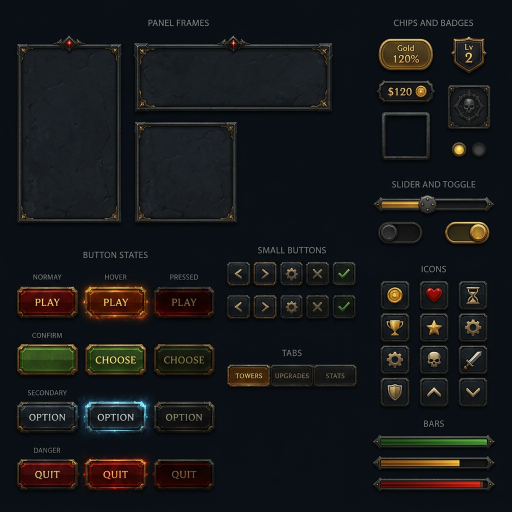
#> input picture src/assets/ui-kit/warcraft-kit-v1.png, 1024 x 1024 px, found by its file name (shown at 1/2 size)
$ python slice_kit.py src/assets/ui-kit/warcraft-kit-v1.png
#> lines starting #> are read from the running program, lines starting #| are printed output that depends on the picture; after the words box and inside, x2 and y2 are one past the last pixel; in counts of white or black regions, pixels touching at a corner belong together
"""Slice the generated Warcraft-style UI kit sheet into individual assets.

Usage: python tools/ui-kit/slice_kit.py src/assets/ui-kit/warcraft-kit-v1.png
Writes PNGs to public/assets/ui/kit/. Buttons get their baked-in label erased by
stretching a text-free column across the middle, so they can be used as 9-slice.
"""
import sys
from pathlib import Path
from PIL import Image, ImageChops

SRC = Path(sys.argv[1])
OUT = Path('public/assets/ui/kit')
OUT.mkdir(parents=True, exist_ok=True)
im = Image.open(SRC).convert('RGB')
#> im is the input picture: PIL image 1024x1024 RGB; mean R, G, B 22.8, 24.2, 25.8
BG = im.getpixel((5, 5))
#> BG = (9, 15, 21)

GLOW = 12  # px of glow kept around a button body on the common canvas

def with_alpha(rgb, core_rect=None, k=3):
    global BG
    """Turn the flat sheet background into transparency. Pixels inside core_rect
    stay opaque; outside, alpha grows with the distance from the background color."""
    px = rgb.load()
    out = Image.new('RGBA', rgb.size)
    op = out.load()
    w, h = rgb.size
    for y in range(h):
        for x in range(w):
            r, g, b_ = px[x, y]
            d = max(abs(r - BG[0]), abs(g - BG[1]), abs(b_ - BG[2]))
            inside = core_rect and core_rect[0] <= x < core_rect[2] and core_rect[1] <= y < core_rect[3]
            a = 255 if inside else min(255, d * k)
            op[x, y] = (r, g, b_, a)
    return out

def bbox(region, thr=14, pad=3):
#> called with region = (115, 65, 160, 100), thr = 14, pad = 1
    x0, y0, x1, y1 = region
    crop = im.crop(region)
    diff = ImageChops.difference(crop, Image.new('RGB', crop.size, BG)).convert('L')
    diff = diff.point(lambda v: 255 if v > thr else 0)
#> diff: PIL image 45x35 L; 33.7% white; 9 white regions (8 under 20 px), largest, box (x1, y1, x2, y2) and area: (0, 6, 45, 35) 491
    b = diff.getbbox()
#> b = (0, 6, 45, 35)
    if not b:
        raise SystemExit(f'empty region {region}')
    return (x0 + b[0] - pad, y0 + b[1] - pad, x0 + b[2] + pad, y0 + b[3] + pad)

def save(name, region, alpha=False, **kw):
    b = bbox(region, **kw)
#> b = (114, 70, 161, 101)
    crop = im.crop(b)
#> crop: PIL image 47x31 RGB
    (with_alpha(crop) if alpha else crop).save(OUT / f'{name}.png')
#> in with_alpha, `out = Image.new('RGBA', rgb.size)`: out: PIL image 47x31 RGBA; every value is 0
    print(f'{name:24} {b}  {b[2]-b[0]}x{b[3]-b[1]}')
#| gem                      (114, 70, 161, 101)  47x31
    return b

GLYPH_SPAN = {}

def save_button_clean(name, region, tone, glow_pad=3, frame=14, margin=4):
    """Crop a button and erase the label. The glyph span is detected on the
    normal state (relative to the button body) and reused for hover/pressed."""
    b = bbox(region, thr=14, pad=glow_pad)          # with glow
    core = bbox(region, thr=70, pad=0)              # button body only
    btn = im.crop(b)
    w, h = btn.size
    cx0 = core[0] - b[0]
    if tone not in GLYPH_SPAN:
        lum = btn.convert('L')
        y_a, y_b = int(h * 0.25), int(h * 0.75)
        x_a, x_b = cx0 + frame, w - (b[2] - core[2]) - frame
        def peak(x):
            return max(lum.getpixel((x, y)) for y in range(y_a, y_b))
        thr_glyph = min(peak(x_a), peak(x_a + 1), peak(x_a + 2)) + 30
        cols = [x for x in range(x_a, x_b) if peak(x) > thr_glyph]
        span = (cols[0] - cx0 - margin, cols[-1] - cx0 + margin + 1) if cols else None
        if span:
            GLYPH_SPAN[tone] = span   # a textless state (confirm-normal) must not poison the cache
    else:
        span = GLYPH_SPAN[tone]
    if span:
        gl, gr = cx0 + span[0], cx0 + span[1]
        strip = btn.crop((gl - 3, 0, gl, h)).resize((gr - gl, h), Image.LANCZOS)
        btn.paste(strip, (gl, 0))
    # Common canvas: body centered with GLOW px around, so every state slices the same.
    cw, ch = core[2] - core[0], core[3] - core[1]
    canvas = Image.new('RGB', (cw + 2 * GLOW, ch + 2 * GLOW), BG)
    ox, oy = GLOW - cx0, GLOW - (core[1] - b[1])
    canvas.paste(btn, (ox, oy))
    with_alpha(canvas, core_rect=(GLOW + 2, GLOW + 2, GLOW + cw - 2, GLOW + ch - 2)).save(OUT / f'{name}.png')
    print(f'{name:24} body {cw}x{ch} canvas {canvas.size}  span={span}')

save('gem', (115, 65, 160, 100), pad=1, alpha=True)

# --- panels ---
# The tall and wide frames carry the gem on their top edge; patch it with a clean
# stretch of the same edge so the top slice can be repeated horizontally.
def patch_gem(x0, x1, y0, y1, src_x0, src_x1):
#> called with x0 = 108, x1 = 168, y0 = 65, y1 = 110, src_x0 = 170, src_x1 = 230
    patch = im.crop((src_x0, y0, src_x1, y1)).resize((x1 - x0, y1 - y0), Image.LANCZOS)
    im.paste(patch, (x0, y0))
patch_gem(108, 168, 65, 110, 170, 230)
patch_gem(440, 500, 65, 110, 502, 562)
save('panel-tall', (25, 65, 255, 450))
#> call 2 of bbox, with region = (25, 65, 255, 450), thr = 14, pad = 3
#> in bbox (call 2), `diff = diff.point(lambda v: 255 if v > thr else 0)`:
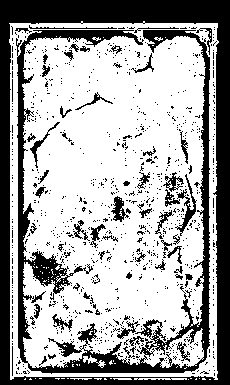
#> diff: PIL image 230x385 L; 65.1% white; 935 black regions (875 under 20 px), largest, box (x1, y1, x2, y2) and area: (0, 0, 230, 385) 15243, (16, 30, 210, 374) 9767, (175, 174, 197, 236) 324
#> in bbox (call 2), `b = diff.getbbox()`: b = (9, 21, 219, 380)
#| panel-tall               (31, 83, 247, 448)  216x365
save('panel-wide', (262, 65, 675, 228))
#> in bbox (call 3), `diff = diff.point(lambda v: 255 if v > thr else 0)`: diff: PIL image 413x163 L; 57.5% white; 531 black regions (501 under 20 px), largest, box (x1, y1, x2, y2) and area: (0, 0, 413, 163) 16317, (16, 24, 396, 149) 9770, (14, 27, 43, 63) 174
#| panel-wide               (264, 83, 669, 226)  405x143
save('panel-square', (262, 236, 480, 450))
#> call 4 of bbox, with region = (262, 236, 480, 450), thr = 14, pad = 3
#> in bbox (call 4), `x0, y0, x1, y1 = region`: y0 = 236; x1 = 480; y1 = 450
#> in bbox (call 4), `diff = diff.point(lambda v: 255 if v > thr else 0)`:
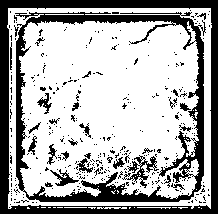
#> diff: PIL image 218x214 L; 67.9% white; 356 black regions (326 under 20 px), largest, box (x1, y1, x2, y2) and area: (0, 0, 218, 214) 6438, (15, 12, 206, 202) 5960, (122, 155, 159, 188) 365
#> in bbox (call 4), `b = diff.getbbox()`: b = (7, 8, 212, 209)
#| panel-square             (266, 241, 477, 448)  211x207

# --- buttons (normal / hover / pressed) ---
rows = {'primary': (562, 652), 'confirm': (678, 766), 'secondary': (793, 882), 'danger': (908, 996)}
#> rows = {'primary': (562, 652), 'confirm': (678, 766), 'secondary': (793, 882), 'danger': (908, 996)}
cols = {'normal': (22, 165), 'hover': (160, 305), 'pressed': (298, 440)}
for tone, (y0, y1) in rows.items():
    for state, (x0, x1) in cols.items():
        save_button_clean(f'btn-{tone}-{state}', (x0, y0, x1, y1), tone)
#> this loop made 4 passes
#> tone on passes 1, 3, 4: 'primary', 'secondary', 'danger'
#> tone on pass 2: 'confirm'
#| btn-primary-normal       body 120x59 canvas (144, 83)  span=(31, 89)
#| btn-primary-hover        body 128x65 canvas (152, 89)  span=(31, 89)
#| btn-primary-pressed      body 114x55 canvas (138, 79)  span=(31, 89)
#| btn-confirm-normal       body 120x61 canvas (144, 85)  span=None
#| btn-confirm-hover        body 121x59 canvas (145, 83)  span=(16, 105)
#| btn-confirm-pressed      body 115x52 canvas (139, 76)  span=(16, 105)
#| btn-secondary-normal     body 125x54 canvas (149, 78)  span=(22, 101)
#| btn-secondary-hover      body 130x63 canvas (154, 87)  span=(22, 101)
#| btn-secondary-pressed    body 120x54 canvas (144, 78)  span=(22, 101)
#| btn-danger-normal        body 118x56 canvas (142, 80)  span=(29, 86)
#> (further printed lines are left out)
#> pass 1, in bbox (call 6), `diff = diff.point(lambda v: 255 if v > thr else 0)`:
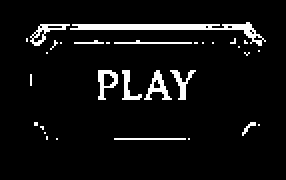
#> diff: PIL image 143x90 L (shown 2 times larger); 6.2% white in thin lines or dots, all inside (x1, y1, x2, y2) = (13, 11, 133, 70)

# --- small square buttons ---
small = ['prev', 'next', 'gear', 'close', 'check']
xs = [(448, 503), (503, 558), (558, 610), (610, 660), (660, 715)]
for (name, (x0, x1)) in zip(small, xs):
    save(f'small-{name}', (x0, 518, x1, 578))
    save(f'small-{name}-pressed', (x0, 580, x1, 640))
#> this loop made 5 passes
#| small-prev               (451, 521, 503, 574)  52x53
#| small-prev-pressed       (451, 587, 503, 640)  52x53
#| small-next               (504, 521, 556, 574)  52x53
#| small-next-pressed       (504, 587, 556, 640)  52x53
#| small-gear               (557, 521, 608, 573)  51x52
#| small-gear-pressed       (557, 587, 608, 640)  51x53
#| small-close              (609, 521, 661, 573)  52x52
#| small-close-pressed      (609, 587, 661, 638)  52x51
#| small-check              (662, 521, 714, 573)  52x52
#| small-check-pressed      (663, 587, 714, 638)  51x51

# --- tabs ---
save('tabs', (448, 725, 720, 780))
#> in bbox (call 39), `diff = diff.point(lambda v: 255 if v > thr else 0)`: diff: PIL image 272x55 L; 40.5% white; 24 white regions (11 under 20 px), largest, box (x1, y1, x2, y2) and area: (6, 4, 266, 49) 5118, (184, 10, 261, 15) 155, (97, 10, 174, 15) 145
#| tabs                     (451, 726, 717, 777)  266x51

# --- chips & badges ---
save('chip-gold', (750, 72, 875, 150))
#> in bbox (call 40), `x0, y0, x1, y1 = region`: x0 = 750; y0 = 72; x1 = 875; y1 = 150
#> in bbox (call 40), `diff = diff.point(lambda v: 255 if v > thr else 0)`:
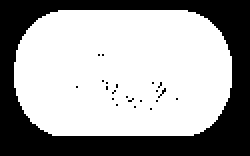
#> diff: PIL image 125x78 L (shown 2 times larger); 63.4% white; 22 black regions (21 under 20 px), largest, box (x1, y1, x2, y2) and area: (0, 0, 125, 78) 3531
#> in bbox (call 40), `b = diff.getbbox()`: b = (7, 5, 116, 68)
#| chip-gold                (754, 74, 869, 143)  115x69
save('badge-level', (895, 72, 980, 150))
#| badge-level              (899, 70, 976, 149)  77x79
save('badge-cost', (750, 155, 875, 212))
#| badge-cost               (751, 157, 873, 208)  122x51
save('slot-skull', (890, 160, 990, 260))
#| slot-skull               (892, 167, 984, 261)  92x94
save('slot-empty', (755, 215, 870, 330))
#> in save (call 20), `b = bbox(region, **kw)`: b = (760, 221, 863, 322)
#> in save (call 20), `crop = im.crop(b)`:
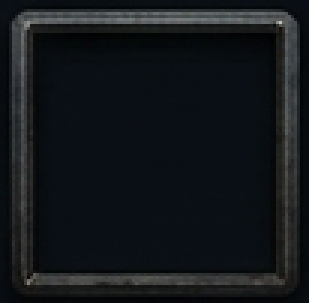
#> crop: PIL image 103x101 RGB (shown 3 times larger); mean R, G, B 19.1, 23, 26.6
#| slot-empty               (760, 221, 863, 322)  103x101
save('dot-on', (900, 280, 937, 318))
#| dot-on                   (901, 281, 936, 316)  35x35
save('dot-off', (938, 280, 975, 318))
#| dot-off                  (941, 282, 975, 316)  34x34

# --- slider & toggle ---
save('slider', (745, 385, 995, 425))
#| slider                   (744, 388, 991, 428)  247x40
save('toggle-off', (750, 435, 860, 495))
#> in save (call 24), `b = bbox(region, **kw)`: b = (753, 441, 848, 490)
#> in save (call 24), `crop = im.crop(b)`:
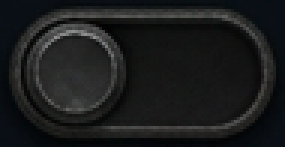
#> crop: PIL image 95x49 RGB (shown 3 times larger); mean R, G, B 26.7, 28.1, 28.7
#| toggle-off               (753, 441, 848, 490)  95x49
save('toggle-on', (880, 435, 995, 495))
#> in save (call 25), `b = bbox(region, **kw)`: b = (887, 440, 982, 490)
#> in save (call 25), `crop = im.crop(b)`:
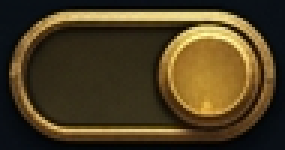
#> crop: PIL image 95x50 RGB (shown 3 times larger); mean R, G, B 76.5, 61.8, 33.6
#| toggle-on                (887, 440, 982, 490)  95x50

# --- icons 3x4 ---
icons = [['coin', 'heart', 'hourglass'], ['trophy', 'star', 'gear'], ['gear2', 'skull', 'sword'], ['shield', 'chevron-up', 'chevron-down']]
#> icons = [['coin', 'heart', 'hourglass'], ['trophy', 'star', 'gear'], ['gear2', 'skull', 'sword'], ['shield', 'chevron-up', 'chevron-down']]
ix = [(755, 825), (830, 905), (908, 985)]
iy = [(555, 625), (625, 690), (690, 755), (755, 815)]
for r, names in enumerate(icons):
    for c, n in enumerate(names):
        save(f'icon-{n}', (ix[c][0], iy[r][0], ix[c][1], iy[r][1]))
#> this loop made 4 passes
#> names on passes 1 to 4: ['coin', 'heart', 'hourglass'], ['trophy', 'star', 'gear'], ['gear2', 'skull', 'sword'], ['shield', 'chevron-up', 'chevron-down']
#| icon-coin                (758, 559, 822, 622)  64x63
#| icon-heart               (837, 559, 900, 622)  63x63
#| icon-hourglass           (914, 559, 978, 622)  64x63
#| icon-trophy              (758, 623, 822, 686)  64x63
#| icon-star                (837, 623, 900, 686)  63x63
#| icon-gear                (914, 623, 978, 687)  64x64
#| icon-gear2               (758, 688, 822, 751)  64x63
#| icon-skull               (837, 688, 900, 751)  63x63
#| icon-sword               (914, 688, 978, 751)  64x63
#| icon-shield              (758, 752, 822, 816)  64x64
#> (further printed lines are left out)

# --- bars ---
save('bar-green', (745, 868, 995, 905))
#| bar-green                (743, 866, 992, 900)  249x34
save('bar-amber', (745, 908, 995, 945))
#| bar-amber                (743, 909, 992, 943)  249x34
save('bar-red', (745, 948, 995, 990))
#| bar-red                  (743, 952, 992, 985)  249x33

# --- bare icons (coin / heart without the square frame) for the HUD resource row ---
for n in ('coin', 'heart'):
    ic = Image.open(OUT / f'icon-{n}.png').convert('RGB')
    w, h = ic.size
#> w = 64; h = 63
    inner = ic.crop((int(w * 0.24), int(h * 0.24), int(w * 0.76), int(h * 0.76)))
    # inside the frame the fill is the dark plate, not the sheet background
    saved = BG
#> saved = (9, 15, 21)
    BG = inner.getpixel((2, 2))
#> BG = (28, 34, 40)
    with_alpha(inner, k=4).save(OUT / f'icon-{n}-bare.png')
    BG = saved
#> BG = (9, 15, 21)
    print(f'icon-{n}-bare'.ljust(24), inner.size)
#| icon-coin-bare           (33, 32)
